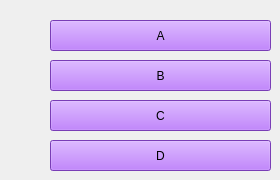
      <widget class="QWidget" name="multipg">
       <widget class="QPushButton" name="aBtn">
        <property name="geometry">
         <rect>
          <x>50</x>
          <y>20</y>
          <width>221</width>
          <height>31</height>
         </rect>
        </property>
        <property name="styleSheet">
         <string notr="true">background:rgb(170, 85, 255);</string>
        </property>
        <property name="text">
         <string>A</string>
        </property>
       </widget>
       <widget class="QPushButton" name="bBtn">
        <property name="geometry">
         <rect>
          <x>50</x>
          <y>60</y>
          <width>221</width>
          <height>31</height>
         </rect>
        </property>
        <property name="styleSheet">
         <string notr="true">background:rgb(170, 85, 255);</string>
        </property>
        <property name="text">
         <string>B</string>
        </property>
       </widget>
       <widget class="QPushButton" name="cBtn">
        <property name="geometry">
         <rect>
          <x>50</x>
          <y>100</y>
          <width>221</width>
          <height>31</height>
         </rect>
        </property>
        <property name="styleSheet">
         <string notr="true">background:rgb(170, 85, 255);</string>
        </property>
        <property name="text">
         <string>C</string>
        </property>
       </widget>
       <widget class="QPushButton" name="dbtn">
        <property name="geometry">
         <rect>
          <x>50</x>
          <y>140</y>
          <width>221</width>
          <height>31</height>
         </rect>
        </property>
        <property name="styleSheet">
         <string notr="true">background:rgb(170, 85, 255);</string>
        </property>
        <property name="text">
         <string>D</string>
        </property>
       </widget>
      </widget>
